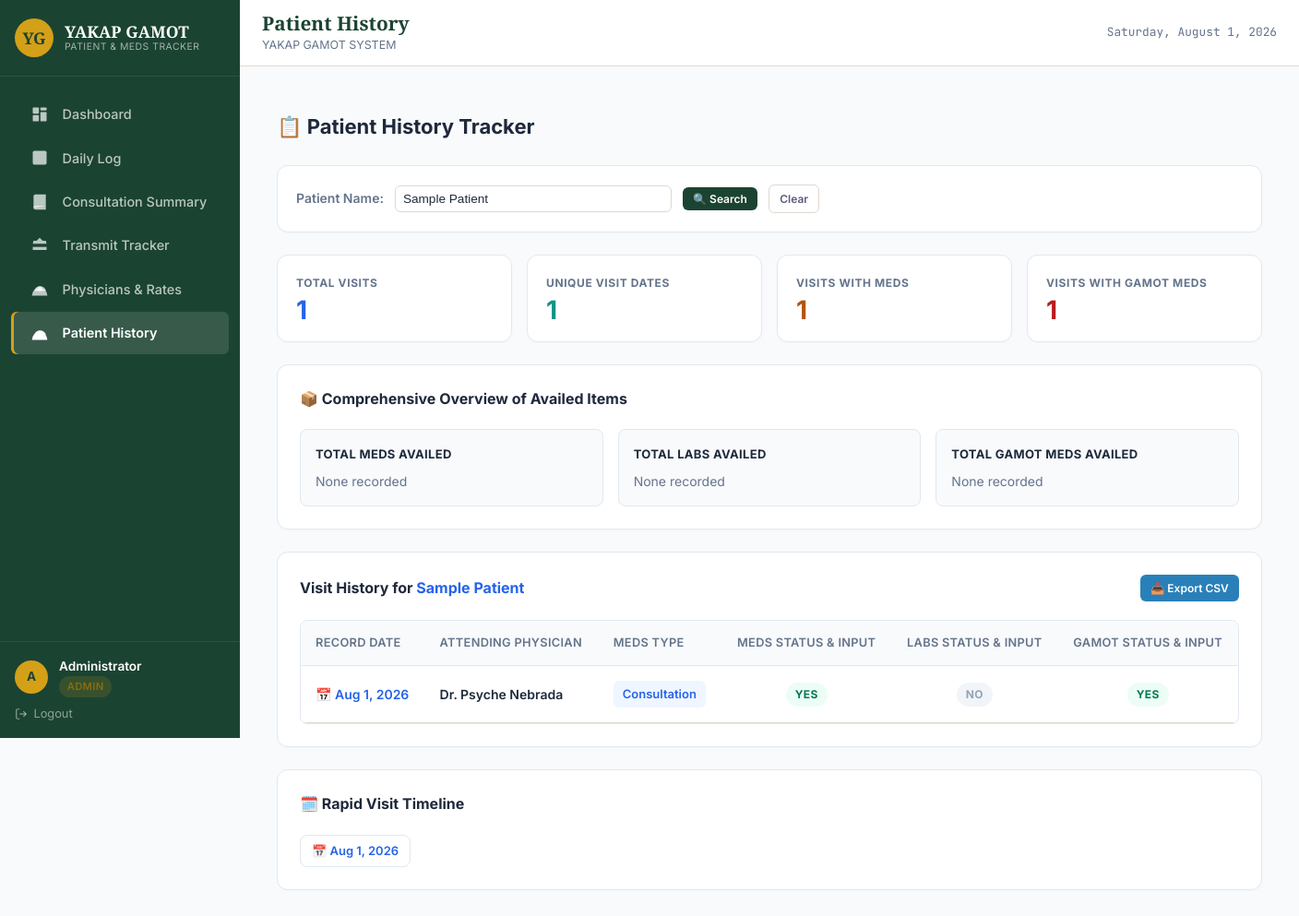
Screenshot of /patient_history.php?patient=Sample Patient (signed in) with the database file from the repository.
### tables this page shows
CREATE TABLE IF NOT EXISTS `daily_records` (
    `record_id` INT AUTO_INCREMENT PRIMARY KEY,
    `record_date` DATE NOT NULL,
    `patient_name` VARCHAR(255) NOT NULL,
    `physician_id` INT DEFAULT NULL,
    `meds_type_id` INT DEFAULT NULL,
    `has_meds` TINYINT(1) NOT NULL DEFAULT 0,
    `has_labs` TINYINT(1) NOT NULL DEFAULT 0,
    `has_gamot_meds` TINYINT(1) NOT NULL DEFAULT 0,
    `created_at` TIMESTAMP DEFAULT CURRENT_TIMESTAMP,
    INDEX `idx_record_date` (`record_date`),
    INDEX `idx_physician_id` (`physician_id`),
    INDEX `idx_meds_type_id` (`meds_type_id`),
    INDEX `idx_patient_name` (`patient_name`),
    FOREIGN KEY (`physician_id`) REFERENCES `physicians`(`physician_id`) ON DELETE SET NULL,
    FOREIGN KEY (`meds_type_id`) REFERENCES `meds_types`(`meds_type_id`) ON DELETE SET NULL
);

CREATE TABLE IF NOT EXISTS `physicians` (
    `physician_id` INT AUTO_INCREMENT PRIMARY KEY,
    `physician_name` VARCHAR(255) NOT NULL,
    `consultation_rate` DECIMAL(10,2) NOT NULL DEFAULT 0.00,
    `is_active` TINYINT(1) NOT NULL DEFAULT 1,
    `created_at` TIMESTAMP DEFAULT CURRENT_TIMESTAMP
);

CREATE TABLE IF NOT EXISTS `meds_types` (
    `meds_type_id` INT AUTO_INCREMENT PRIMARY KEY,
    `meds_type_name` VARCHAR(255) NOT NULL,
    `is_consultation` TINYINT(1) NOT NULL DEFAULT 1,
    `created_at` TIMESTAMP DEFAULT CURRENT_TIMESTAMP
);

### config.php (called while the page is built, shortened)
<?php
function h($str) {
    return htmlspecialchars($str, ENT_QUOTES, 'UTF-8');
}

### patient_history.php (the view, shortened to what this page needs)
<?php
require_once 'config.php';
function format_checkbox_items($data) {
    if (empty($data)) return [];
    return [trim((string)$data)];
}
$patient_name = trim($_GET['patient'] ?? $_GET['name'] ?? $_POST['patient_name'] ?? '');
include 'includes/header.php';
?>
<div class="dashboard-container">
    <header class="header-bar">
        <h2>📋 Patient History Tracker</h2>
    </header>
    <section class="control-card">
        <form class="filter-form" method="get" action="patient_history.php">
            <label for="patient">Patient Name:</label>
            <input type="text" name="patient" id="patient" class="modern-input" value="<?= h($patient_name) ?>" placeholder="Type patient name to search..." required list="patient-list-history" autocomplete="off">
            <button type="submit" class="btn btn-primary btn-sm">🔍 Search</button>
            <?php if ($patient_name): ?>
                <a href="patient_history.php" class="btn btn-sm btn-outline">Clear</a>
            <?php endif; ?>
        </form>
    </section>
    <?php if ($patient_name):
        $stmt = $conn->prepare("
            SELECT
                dr.*,
                p.physician_name,
                mt.meds_type_name,
                mt.is_consultation
            FROM daily_records dr
            LEFT JOIN physicians p ON dr.physician_id = p.physician_id
            LEFT JOIN meds_types mt ON dr.meds_type_id = mt.meds_type_id
            WHERE dr.patient_name LIKE ?
            ORDER BY dr.record_date DESC, dr.created_at DESC
        ");
        $search = '%' . $patient_name . '%';
        $stmt->bind_param("s", $search);
        $stmt->execute();
        $records = $stmt->get_result();
        $total_visits     = $records->num_rows;
        $has_meds_count   = 0;
        $has_gamot_count  = 0;
        $all_meds_list    = [];
        $all_labs_list    = [];
        $all_gamot_list   = [];
        $dates_visited    = [];
        while ($r = $records->fetch_assoc()) {
            $dates_visited[$r['record_date']] = true;
            $raw_meds = $r['meds'] ?? $r['medications'] ?? $r['record_medications'] ?? '';
            $raw_gamot = $r['gamot'] ?? $r['gamot_meds'] ?? $r['record_gamot'] ?? '';
            $row_meds = format_checkbox_items($raw_meds);
            $row_gamot = format_checkbox_items($raw_gamot);
            if (!empty($r['has_meds']) || !empty($row_meds)) {
                $has_meds_count++;
            }
            if (!empty($r['has_gamot_meds']) || !empty($row_gamot)) {
                $has_gamot_count++;
            }
        }
        $distinct_dates = count($dates_visited);
        $records->data_seek(0);
    ?>
        <section class="kpi-grid">
            <div class="kpi-card">
                <div class="kpi-title">Total Visits</div>
                <div class="kpi-value" style="color: var(--primary);"><?= $total_visits ?></div>
            </div>
            <div class="kpi-card">
                <div class="kpi-title">Unique Visit Dates</div>
                <div class="kpi-value" style="color: #0d9488;"><?= $distinct_dates ?></div>
            </div>
            <div class="kpi-card">
                <div class="kpi-title">Visits with Meds</div>
                <div class="kpi-value" style="color: var(--warning-text);"><?= $has_meds_count ?></div>
            </div>
            <div class="kpi-card">
                <div class="kpi-title">Visits with Gamot Meds</div>
                <div class="kpi-value" style="color: var(--danger-text);"><?= $has_gamot_count ?></div>
            </div>
        </section>
        <section class="card-panel">
            <h3>📦 Comprehensive Overview of Availed Items</h3>
            <div class="overview-grid">
                <div class="overview-box">
                    <strong>Total Meds Availed</strong>
                    <p class="overview-list"><?php
                        $unique_meds = array_unique($all_meds_list);
                        echo !empty($unique_meds) ? '• ' . h(implode("\n• ", $unique_meds)) : 'None recorded';
                    ?></p>
                </div>
                <div class="overview-box">
                    <strong>Total Labs Availed</strong>
                    <p class="overview-list"><?php
                        $unique_labs = array_unique($all_labs_list);
                        echo !empty($unique_labs) ? '• ' . h(implode("\n• ", $unique_labs)) : 'None recorded';
                    ?></p>
                </div>
                <div class="overview-box">
                    <strong>Total Gamot Meds Availed</strong>
                    <p class="overview-list"><?php
                        $unique_gamot = array_unique($all_gamot_list);
                        echo !empty($unique_gamot) ? '• ' . h(implode("\n• ", $unique_gamot)) : 'None recorded';
                    ?></p>
                </div>
            </div>
        </section>
        <section class="card-panel">
            <div style="display:flex; justify-content:space-between; align-items:center; flex-wrap:wrap; gap:0.5rem; margin-bottom: 1.25rem;">
                <h3 style="margin:0;">Visit History for <span style="color: var(--primary);"><?= h($patient_name) ?></span></h3>
                <a href="?patient=<?= h(urlencode($patient_name)) ?>&export=csv" class="btn btn-blue btn-sm">📥 Export CSV</a>
            </div>
            <?php if ($total_visits === 0): ?>
                <div class="empty-state">No medical visit records found matching "<strong><?= h($patient_name) ?></strong>".</div>
            <?php else: ?>
                <div class="table-wrapper">
                    <table class="modern-table">
                        <thead>
                            <tr>
                                <th>Record Date</th>
                                <th>Attending Physician</th>
                                <th>Meds Type</th>
                                <th style="text-align: center;">Meds Status & Input</th>
                                <th style="text-align: center;">Labs Status & Input</th>
                                <th style="text-align: center;">Gamot Status & Input</th>
                            </tr>
                        </thead>
                        <tbody>
                            <?php while ($r = $records->fetch_assoc()):
                                $raw_meds = $r['meds'] ?? $r['medications'] ?? $r['record_medications'] ?? '';
                                $raw_labs = $r['labs'] ?? $r['laboratory'] ?? $r['record_labs'] ?? '';
                                $raw_gamot = $r['gamot'] ?? $r['gamot_meds'] ?? $r['record_gamot'] ?? '';
                                $row_meds = format_checkbox_items($raw_meds);
                                $row_labs = format_checkbox_items($raw_labs);
                                $row_gamot = format_checkbox_items($raw_gamot);
                            ?>
                                <tr>
                                    <td>
                                        <a href="index.php?date=<?= h($r['record_date']) ?>" style="color: var(--primary); font-weight: 600; text-decoration: none;">
                                            📅 <?= h(date('M j, Y', strtotime($r['record_date']))) ?>
                                        </a>
                                    </td>
                                    <td><span style="font-weight: 600;"><?= h($r['physician_name'] ?? '—') ?></span></td>
                                    <td>
                                        <?= $r['meds_type_name']
                                            ? '<span class="meds-type-tag">' . h($r['meds_type_name']) . '</span>'
                                            : '—' ?>
                                    </td>
                                    <td style="text-align: center;">
                                        <span class="status-pill <?= (!empty($r['has_meds']) || !empty($row_meds)) ? 'yes' : 'no' ?>">
                                            <?= (!empty($r['has_meds']) || !empty($row_meds)) ? 'YES' : 'NO' ?>
                                        </span>
                                    </td>
                                    <td style="text-align: center;">
                                        <span class="status-pill <?= (!empty($r['has_labs']) || !empty($row_labs)) ? 'yes' : 'no' ?>">
                                            <?= (!empty($r['has_labs']) || !empty($row_labs)) ? 'YES' : 'NO' ?>
                                        </span>
                                    </td>
                                    <td style="text-align: center;">
                                        <span class="status-pill <?= (!empty($r['has_gamot_meds']) || !empty($row_gamot)) ? 'yes' : 'no' ?>">
                                            <?= (!empty($r['has_gamot_meds']) || !empty($row_gamot)) ? 'YES' : 'NO' ?>
                                        </span>
                                    </td>
                                </tr>
                            <?php endwhile; ?>
                        </tbody>
                    </table>
                </div>
            <?php endif; ?>
        </section>
        <section class="card-panel visit-calendar-card">
            <h3>🗓️ Rapid Visit Timeline</h3>
            <?php if ($distinct_dates === 0): ?>
                <div class="empty-state" style="padding: 1rem;">No registered visit dates available.</div>
            <?php else: ?>
                <div class="timeline-container">
                    <?php foreach (array_keys($dates_visited) as $dv): ?>
                        <a href="index.php?date=<?= h($dv) ?>" class="visit-badge">
                            📅 <?= h(date('M j, Y', strtotime($dv))) ?>
                        </a>
                    <?php endforeach; ?>
                </div>
            <?php endif; ?>
        </section>
    <?php endif; ?>
</div>
<?php include 'includes/footer.php'; ?>

### css/style.css (style rules this page uses)
:root { --brand-primary: #1B4332; --brand-primary-light: #2D6A4F; --brand-accent: #D4A017; --brand-accent-light: #E8C547; --bg-app: #F5F0EB; --bg-card: #FFFFFF; --text-primary: #1A1A2E; --text-secondary: #5A5A7A; --text-muted: #8A8AA0; --success: #2D6A4F; --warning: #D4A017; --danger: #C1292E; --border: #E0D8D0; --sidebar-width: 260px; --sidebar-collapsed: 72px; --font-heading: 'Playfair Display', Georgia, 'Times New Roman', serif; --font-body: 'Inter', -apple-system, BlinkMacSystemFont, 'Segoe UI', sans-serif; --font-mono: 'JetBrains Mono', 'Fira Code', 'Cascadia Code', monospace; --radius-sm: 6px; --radius-md: 10px; --radius-lg: 14px; --shadow-sm: 0 1px 3px rgba(0,0,0,0.06); --shadow-md: 0 4px 12px rgba(0,0,0,0.08); --shadow-lg: 0 8px 24px rgba(0,0,0,0.12); }
*, *::before, *::after { box-sizing: border-box; margin: 0; padding: 0; }
html { scroll-behavior: smooth; }
body { font-family: var(--font-body); background: var(--bg-app); color: var(--text-primary); line-height: 1.6; min-height: 100vh; display: flex; }
a { text-decoration: none; color: inherit; }
.table-wrapper { overflow-x: auto; border-radius: var(--radius-sm); }
table { width: 100%; border-collapse: collapse; font-size: 0.85rem; }
table thead th { background: var(--brand-primary); color: #fff; padding: 0.65rem 0.6rem; text-align: left; font-weight: 600; font-size: 0.8rem; text-transform: uppercase; letter-spacing: 0.3px; white-space: nowrap; position: sticky; top: 0; }
table tbody tr { border-bottom: 1px solid var(--border); transition: background 0.15s; }
table td { padding: 0.55rem 0.6rem; vertical-align: middle; }
.btn { display: inline-flex; align-items: center; justify-content: center; gap: 0.35rem; padding: 0.45rem 1rem; border: none; border-radius: var(--radius-sm); cursor: pointer; font-family: var(--font-body); font-size: 0.82rem; font-weight: 600; transition: all 0.2s; white-space: nowrap; }
.btn-primary { background: var(--brand-primary); color: #fff; }
.btn-blue { background: #2980b9; color: #fff; }
.btn-outline { background: transparent; color: var(--text-secondary); border: 1px solid var(--border); }
.btn-sm { padding: 0.3rem 0.7rem; font-size: 0.75rem; }
.status-pill { display: inline-flex; align-items: center; gap: 0.35rem; padding: 0.25rem 0.75rem; border-radius: 20px; font-size: 0.75rem; font-weight: 600; }
.filter-form { display: flex; gap: 0.75rem; align-items: center; flex-wrap: wrap; }
.filter-form label { font-weight: 600; font-size: 0.82rem; color: var(--text-secondary); }
.filter-form input, .filter-form select { padding: 0.4rem 0.5rem; border: 1px solid var(--border); border-radius: var(--radius-sm); font-size: 0.85rem; }

### rows the page displays
daily_records: record_date "Aug 1, 2026", physician.physician_name "Dr. Psyche Nebrada", meds_type.meds_type_name "Consultation", has_meds "YES", has_labs "NO", has_gamot_meds "YES"

### other values shown
user_initial($auth_user) "A"
$auth_user "Administrator"
$auth_role "ADMIN"
$page_title_text "Patient History"
$total_visits "1"
$distinct_dates "1"
$has_meds_count "1"
$has_gamot_count "1"
$patient_name "Sample Patient"
date('M j, Y', strtotime($dv)) "Aug 1, 2026"
